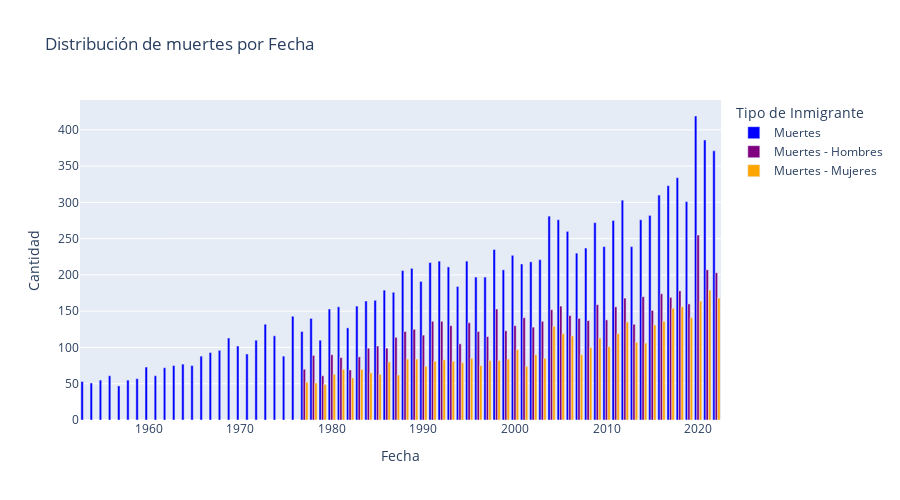

Notebook code cell kept with this figure:
### Code cell
import plotly.express as px

# Supongamos que tu DataFrame se llama df

# Crear el gráfico de barras apiladas con barmode='group'
fig_bar = px.bar(dataframe, x='Fecha', y=['Muertes', 'Muertes - Hombres', 'Muertes - Mujeres'],
                 color_discrete_sequence=['blue', 'purple', 'orange'],
                 title='Distribución de muertes por Fecha',
                 labels={'value': 'Cantidad', 'variable': 'Tipo de Inmigrante'},
                 height=500,
                 barmode='group')  # Utiliza 'group' para barras al lado de la otra

# Mostrar el gráfico
fig_bar.show()

### Figure 1 — Plotly figure (JSON) as saved in the notebook; plotly's stock layout.template omitted (floating-point values rounded to 4 significant figures)
{"data": [{"alignmentgroup": "True", "hovertemplate": "Tipo de Inmigrante=Muertes<br>Fecha=%{x}<br>Cantidad=%{y}<extra></extra>", "legendgroup": "Muertes", "marker": {"color": "blue", "pattern": {"shape": ""}}, "name": "Muertes", "offsetgroup": "Muertes", "orientation": "v", "showlegend": true, "textposition": "auto", "type": "bar", "x": [2022, 2021, 2020, 2019, 2018, 2017, 2016, 2015, 2014, 2013, 2012, 2011, 2010, 2009, 2008, 2007, 2006, 2005, 2004, 2003, 2002, 2001, 2000, 1999, 1998, 1997, 1996, 1995, 1994, 1993, 1992, 1991, 1990, 1989, 1988, 1987, 1986, 1985, 1984, 1983, 1982, 1981, 1980, 1979, 1978, 1977, 1976, 1975, 1974, 1973, 1972, 1971, 1970, 1969, 1968, 1967, 1966, 1965, 1964, 1963, 1962, 1961, 1960, 1959, 1958, 1957, 1956, 1955, 1954, 1953], "xaxis": "x", "y": [371, 386, 419, 301, 334, 323, 310, 282, 276, 239, 303, 275, 239, 272, 237, 230, 260, 276, 281, 221, 218, 215, 227, 207, 235, 197, 197, 219, 184, 211, 219, 217, 191, 209, 206, 176, 179, 165, 164, 157, 127, 156, 153, 110, 140, 122, 143, 88, 116, 132, 110, 91, 102, 113, 96, 93, 88, 75, 77, 75, 72, 61, 73, 57, 55, 47, 61, 55, 51, 53], "yaxis": "y"}, {"alignmentgroup": "True", "hovertemplate": "Tipo de Inmigrante=Muertes - Hombres<br>Fecha=%{x}<br>Cantidad=%{y}<extra></extra>", "legendgroup": "Muertes - Hombres", "marker": {"color": "purple", "pattern": {"shape": ""}}, "name": "Muertes - Hombres", "offsetgroup": "Muertes - Hombres", "orientation": "v", "showlegend": true, "textposition": "auto", "type": "bar", "x": [2022, 2021, 2020, 2019, 2018, 2017, 2016, 2015, 2014, 2013, 2012, 2011, 2010, 2009, 2008, 2007, 2006, 2005, 2004, 2003, 2002, 2001, 2000, 1999, 1998, 1997, 1996, 1995, 1994, 1993, 1992, 1991, 1990, 1989, 1988, 1987, 1986, 1985, 1984, 1983, 1982, 1981, 1980, 1979, 1978, 1977, 1976, 1975, 1974, 1973, 1972, 1971, 1970, 1969, 1968, 1967, 1966, 1965, 1964, 1963, 1962, 1961, 1960, 1959, 1958, 1957, 1956, 1955, 1954, 1953], "xaxis": "x", "y": [203, 207, 255, 160, 178, 169, 174, 151, 170, 132, 168, 156, 138, 159, 137, 140, 144, 157, 152, 136, 128, 141, 130, 123, 153, 115, 122, 134, 105, 130, 136, 136, 117, 125, 122, 114, 99, 102, 99, 87, 69, 86, 90, 61, 89, 70, null, null, null, null, null, null, null, null, null, null, null, null, null, null, null, null, null, null, null, null, null, null, null, null], "yaxis": "y"}, {"alignmentgroup": "True", "hovertemplate": "Tipo de Inmigrante=Muertes - Mujeres<br>Fecha=%{x}<br>Cantidad=%{y}<extra></extra>", "legendgroup": "Muertes - Mujeres", "marker": {"color": "orange", "pattern": {"shape": ""}}, "name": "Muertes - Mujeres", "offsetgroup": "Muertes - Mujeres", "orientation": "v", "showlegend": true, "textposition": "auto", "type": "bar", "x": [2022, 2021, 2020, 2019, 2018, 2017, 2016, 2015, 2014, 2013, 2012, 2011, 2010, 2009, 2008, 2007, 2006, 2005, 2004, 2003, 2002, 2001, 2000, 1999, 1998, 1997, 1996, 1995, 1994, 1993, 1992, 1991, 1990, 1989, 1988, 1987, 1986, 1985, 1984, 1983, 1982, 1981, 1980, 1979, 1978, 1977, 1976, 1975, 1974, 1973, 1972, 1971, 1970, 1969, 1968, 1967, 1966, 1965, 1964, 1963, 1962, 1961, 1960, 1959, 1958, 1957, 1956, 1955, 1954, 1953], "xaxis": "x", "y": [168, 179, 164, 141, 156, 154, 136, 131, 106, 107, 135, 119, 101, 113, 100, 90, 116, 119, 129, 85, 90, 74, 97, 84, 82, 82, 75, 85, 79, 81, 83, 81, 74, 84, 84, 62, 80, 63, 65, 70, 58, 70, 63, 49, 51, 52, null, null, null, null, null, null, null, null, null, null, null, null, null, null, null, null, null, null, null, null, null, null, null, null], "yaxis": "y"}], "layout": {"barmode": "group", "height": 500, "legend": {"title": {"text": "Tipo de Inmigrante"}, "tracegroupgap": 0}, "title": {"text": "Distribución de muertes por Fecha"}, "xaxis": {"anchor": "y", "domain": [0, 1], "title": {"text": "Fecha"}}, "yaxis": {"anchor": "x", "domain": [0, 1], "title": {"text": "Cantidad"}}}}
